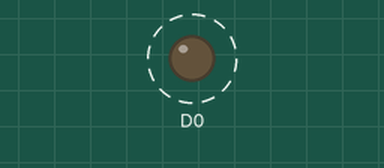
Bench run of a sketch on a simulated ESP8266 (NodeMCU). On the bench: output pins drawn as LEDs (lit = HIGH). Dashed ring = blinking.

Above: at 0.2 s.
Timing chart, 0 to 3.0 s (numbered marks = the images above):
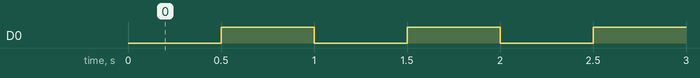

The sketch:

Digital_Output.ino
```cpp
#include <ESP8266WiFi.h>
void setup() {
  // put your setup code here, to run once:
  pinMode(D0, OUTPUT);
}

void loop() {
  // put your main code here, to run repeatedly:
  digitalWrite(D0, LOW);
  delay(500);
  digitalWrite(D0, HIGH);
  delay(500);
}
```

Measured:
- by itself, D0: alternates HIGH for 0.50 s and LOW for 0.50 s
